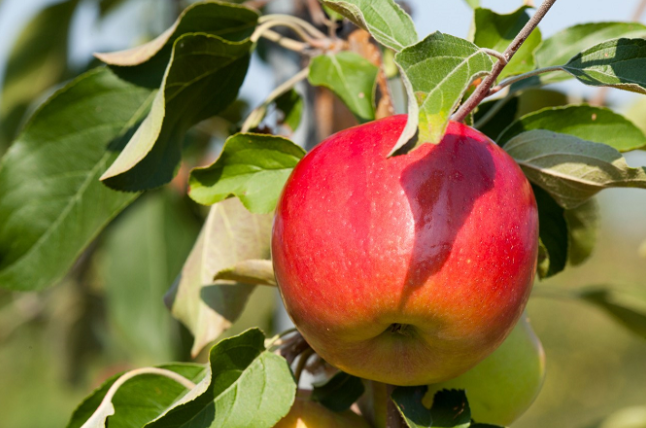
//> input picture task 2/apple.png, 646 x 428 px
$ ./main   (built with g++ and OpenCV 4)
//> lines starting //> are read from the running program, lines starting //| are printed output that depends on the picture; after the words box and inside, x2 and y2 are one past the last pixel; in counts of white or black regions, pixels touching at a corner belong together
#include <opencv2/opencv.hpp>
#include <iostream>

using namespace cv;
using namespace std;

int main()
{
    // 读取图像
    Mat image = imread("/home/zlh/code/Visual Training 1/task 2/apple.png");
//> image is the input picture: 428 rows x 646 cols, CV_8UC3; mean B, G, R 65.8, 112, 132.3
    if (image.empty())
    {
        cout << "Error loading image" << endl;// 如果图像未加载，输出错误信息
        return -1;
    }

    // 转换为 HSV 色彩空间
    Mat hsv;
    cvtColor(image, hsv, COLOR_BGR2HSV);
//> hsv: 428 rows x 646 cols, CV_8UC3; mean H, S, V 46.6, 154.5, 141.4

    // [10 lines of commented-out code are left out]
    Scalar lower_red1(0, 150, 72);
    Scalar upper_red1(20, 255, 255);
    Scalar lower_red2(90, 65, 0);
    Scalar upper_red2(179, 255, 255);
    // [8 lines of commented-out code are left out]

    Mat mask1, mask2, mask;
    inRange(hsv, lower_red1, upper_red1, mask1); // 红色范围1
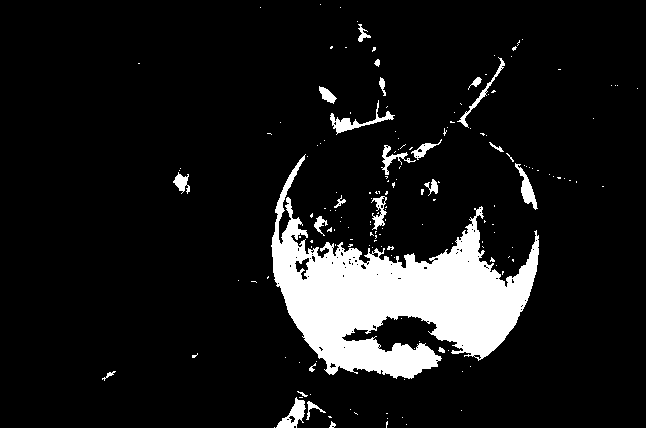
//> mask1: 428 rows x 646 cols, CV_8UC1; 10.2% white; 170 white regions (146 under 20 px), largest, box (x1, y1, x2, y2) and area: (271, 154, 539, 379) 24392, (330, 100, 395, 135) 466, (276, 397, 306, 428) 409
    inRange(hsv, lower_red2, upper_red2, mask2); // 红色范围2
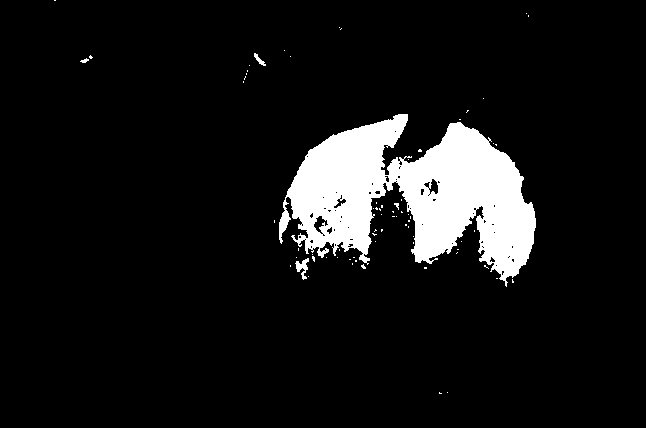
//> mask2: 428 rows x 646 cols, CV_8UC1; 8.6% white; 72 white regions (68 under 20 px), largest, box (x1, y1, x2, y2) and area: (279, 114, 536, 287) 23424, (295, 258, 309, 280) 139, (254, 53, 266, 66) 57, (80, 58, 89, 63) 25


    // 合并红色和黄色区域的掩码
    mask = (mask1 | mask2);
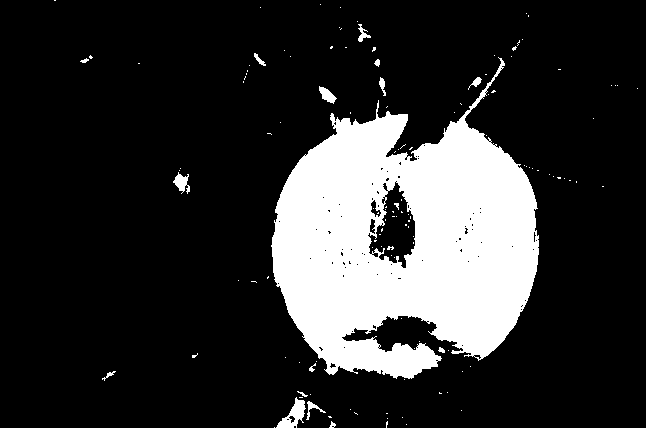
//> mask: 428 rows x 646 cols, CV_8UC1; 18.8% white; 130 white regions (114 under 20 px)

    // // 在饱和度和亮度通道中应用掩码以减少背景噪声
    // Mat masked_saturation, masked_value;
    // bitwise_and(saturation, saturation, masked_saturation, mask);
    // bitwise_and(value, value, masked_value, mask);

    // 二值化
    Mat binary;
    threshold(mask, binary, 0, 255, THRESH_BINARY);

    // // 自适应二值化
    // Mat adaptive_binary;
    // adaptiveThreshold(mask, adaptive_binary, 255, ADAPTIVE_THRESH_GAUSSIAN_C, THRESH_BINARY, 11, 2);

    // 滤波 - 使用高斯滤波器去除噪声
    Mat blurred;
    GaussianBlur(binary, blurred, Size(3, 3), 0);

    // // 边缘检测 (Canny)
    // Mat edges;
    // Canny(blurred, edges, 100, 200); // 100和200为低阈值和高阈值

    // 形态学运算，开运算（去除噪点），闭运算（填补孔洞）
    Mat morph_open, morph_close;
    Mat kernel_open = getStructuringElement(MORPH_ELLIPSE, Size(25, 25));
    morphologyEx(blurred, morph_open, MORPH_OPEN, kernel_open);
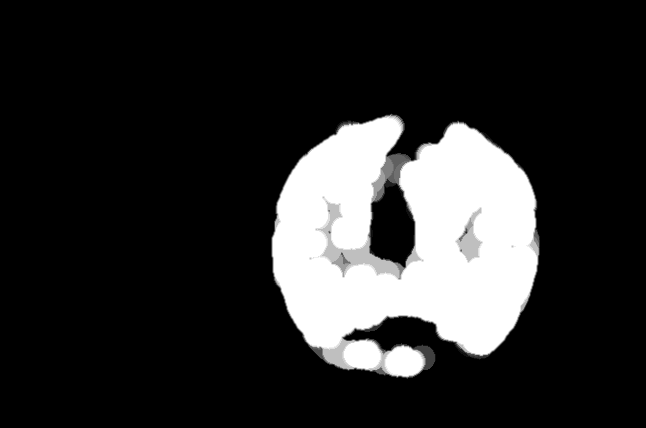
//> morph_open: 428 rows x 646 cols, CV_8UC1; min 0, max 255, mean 43.6
    Mat kernel_close = getStructuringElement(MORPH_ELLIPSE, Size(115, 115));
    morphologyEx(morph_open, morph_close, MORPH_CLOSE, kernel_close);

    // // 膨胀操作以增强形状的完整性
    // Mat dilated;
    // Mat dilation_kernel = getStructuringElement(MORPH_ELLIPSE, Size(15, 15)); // 调整核大小以适应你的图像
    // dilate(morph_close, dilated, dilation_kernel);

     // 添加腐蚀操作以去除小的白色区域
    Mat eroded;
    Mat erosion_kernel = getStructuringElement(MORPH_ELLIPSE, Size(10, 10)); // 可以调整内核大小
    erode(morph_close, eroded, erosion_kernel);
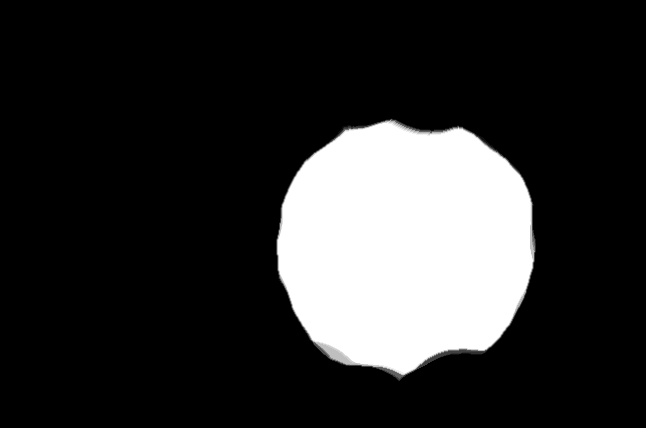
//> eroded: 428 rows x 646 cols, CV_8UC1; min 0, max 255, mean 47.2

    // 查找轮廓
    vector<vector<Point>> contours;
    vector<Vec4i> hierarchy;
    findContours(eroded, contours, hierarchy, RETR_EXTERNAL, CHAIN_APPROX_SIMPLE);
//> contours = 1 contour; box (x1, y1, x2, y2) and area: (276, 118, 536, 381) 52478

    // 使用掩码提取苹果区域
    Mat result;
    bitwise_and(image, image, result, eroded);
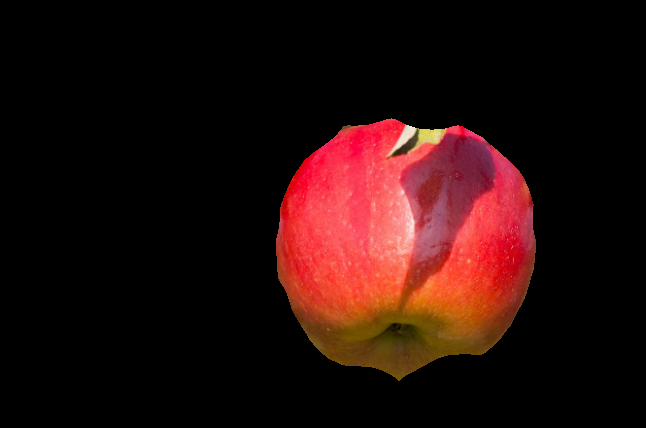
//> result: 428 rows x 646 cols, CV_8UC3; mean B, G, R 10.9, 13, 37.8

    // 轮廓面积筛选
    double min_area = 1000;
    double max_area = 100000;

    // 几何约束筛选目标轮廓并绘制外接矩形
    for (size_t i = 0; i < contours.size(); i++)
    {
        double area = contourArea(contours[i]);
        Rect bounding_rect = boundingRect(contours[i]);
        double aspect_ratio = (double)bounding_rect.width / bounding_rect.height;

        if (area > min_area && area < max_area && aspect_ratio > 0.5 && aspect_ratio < 2.0)
        {
            rectangle(result, bounding_rect, Scalar(0, 255, 0), 2);
        }
    }
//> this loop made 1 pass
//> (area, bounding_rect, aspect_ratio) on pass 1: (52477.5, Rect(276, 118, 260, 263), 0.989)
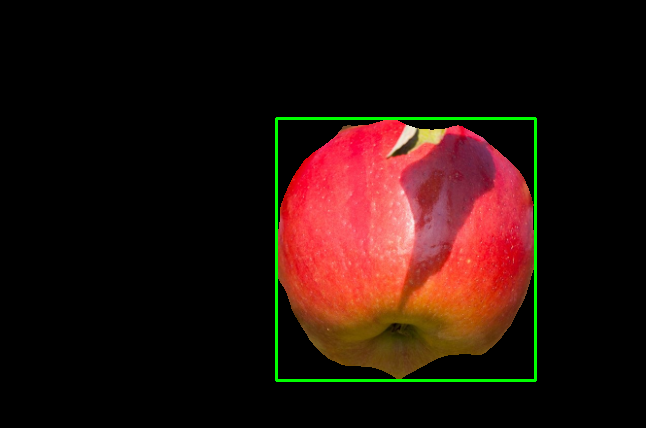
//> result: 428 rows x 646 cols, CV_8UC3; 1.13% of pixels changed, all inside (x1, y1, x2, y2) = (275, 117, 537, 382)

    // 显示结果图像
    imshow("Original Image", image);
    imshow("mask",mask);
    // imshow("binary",binary);
    // imshow("adaptive_binary", adaptive_binary);
    imshow("Blurred", blurred);
    // imshow("edges",edges);
    imshow("Morph Open", morph_open);
    imshow("Morph Close", morph_close);
    imshow("Eroded", eroded);
    imshow("Apple Detection", result);
    waitKey(0);

    return 0;
}
